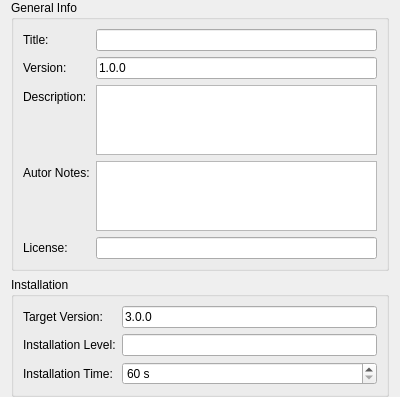
<?xml version="1.0" encoding="UTF-8"?>
<ui version="4.0">
 <class>GeneralPage</class>
 <widget class="QWidget" name="GeneralPage">
  <property name="geometry">
   <rect>
    <x>0</x>
    <y>0</y>
    <width>400</width>
    <height>322</height>
   </rect>
  </property>
  <property name="windowTitle">
   <string>Form</string>
  </property>
  <layout class="QVBoxLayout" name="verticalLayout">
   <property name="topMargin">
    <number>0</number>
   </property>
   <property name="bottomMargin">
    <number>0</number>
   </property>
   <item>
    <widget class="QGroupBox" name="groupBox">
     <property name="title">
      <string>General Info</string>
     </property>
     <layout class="QFormLayout" name="formLayout">
      <item row="0" column="0">
       <widget class="QLabel" name="label">
        <property name="text">
         <string>Title:</string>
        </property>
        <property name="buddy">
         <cstring>title</cstring>
        </property>
       </widget>
      </item>
      <item row="0" column="1">
       <widget class="QLineEdit" name="title"/>
      </item>
      <item row="2" column="0">
       <widget class="QLabel" name="label_2">
        <property name="text">
         <string>Description:</string>
        </property>
        <property name="buddy">
         <cstring>description</cstring>
        </property>
       </widget>
      </item>
      <item row="2" column="1">
       <widget class="QTextEdit" name="description">
        <property name="tabChangesFocus">
         <bool>true</bool>
        </property>
       </widget>
      </item>
      <item row="3" column="0">
       <widget class="QLabel" name="label_3">
        <property name="text">
         <string>Autor Notes:</string>
        </property>
        <property name="buddy">
         <cstring>authorNotes</cstring>
        </property>
       </widget>
      </item>
      <item row="3" column="1">
       <widget class="QTextEdit" name="authorNotes">
        <property name="tabChangesFocus">
         <bool>true</bool>
        </property>
       </widget>
      </item>
      <item row="4" column="0">
       <widget class="QLabel" name="label_4">
        <property name="text">
         <string>License:</string>
        </property>
        <property name="buddy">
         <cstring>license</cstring>
        </property>
       </widget>
      </item>
      <item row="4" column="1">
       <widget class="QLineEdit" name="license"/>
      </item>
      <item row="1" column="0">
       <widget class="QLabel" name="label_8">
        <property name="text">
         <string>Version:</string>
        </property>
       </widget>
      </item>
      <item row="1" column="1">
       <widget class="QLineEdit" name="version">
        <property name="text">
         <string>1.0.0</string>
        </property>
       </widget>
      </item>
     </layout>
    </widget>
   </item>
   <item>
    <widget class="QGroupBox" name="groupBox_2">
     <property name="title">
      <string>Installation</string>
     </property>
     <layout class="QFormLayout" name="formLayout_2">
      <property name="fieldGrowthPolicy">
       <enum>QFormLayout::AllNonFixedFieldsGrow</enum>
      </property>
      <item row="0" column="0">
       <widget class="QLabel" name="label_7">
        <property name="text">
         <string>Target Version:</string>
        </property>
       </widget>
      </item>
      <item row="1" column="0">
       <widget class="QLabel" name="label_5">
        <property name="text">
         <string>Installation Level:</string>
        </property>
        <property name="buddy">
         <cstring>installLevel</cstring>
        </property>
       </widget>
      </item>
      <item row="1" column="1">
       <widget class="QLineEdit" name="installLevel"/>
      </item>
      <item row="2" column="0">
       <widget class="QLabel" name="label_6">
        <property name="text">
         <string>Installation Time:</string>
        </property>
        <property name="buddy">
         <cstring>installTime</cstring>
        </property>
       </widget>
      </item>
      <item row="2" column="1">
       <widget class="QSpinBox" name="installTime">
        <property name="buttonSymbols">
         <enum>QAbstractSpinBox::UpDownArrows</enum>
        </property>
        <property name="correctionMode">
         <enum>QAbstractSpinBox::CorrectToNearestValue</enum>
        </property>
        <property name="value">
         <number>60</number>
        </property>
        <property name="suffix">
         <string> s</string>
        </property>
        <property name="minimum">
         <number>60</number>
        </property>
        <property name="maximum">
         <number>86400</number>
        </property>
       </widget>
      </item>
      <item row="0" column="1">
       <widget class="QLineEdit" name="targetVersion">
        <property name="text">
         <string>3.0.0</string>
        </property>
       </widget>
      </item>
     </layout>
    </widget>
   </item>
  </layout>
 </widget>
 <tabstops>
  <tabstop>title</tabstop>
  <tabstop>description</tabstop>
  <tabstop>authorNotes</tabstop>
  <tabstop>license</tabstop>
  <tabstop>installLevel</tabstop>
  <tabstop>installTime</tabstop>
 </tabstops>
 <resources/>
 <connections/>
</ui>
